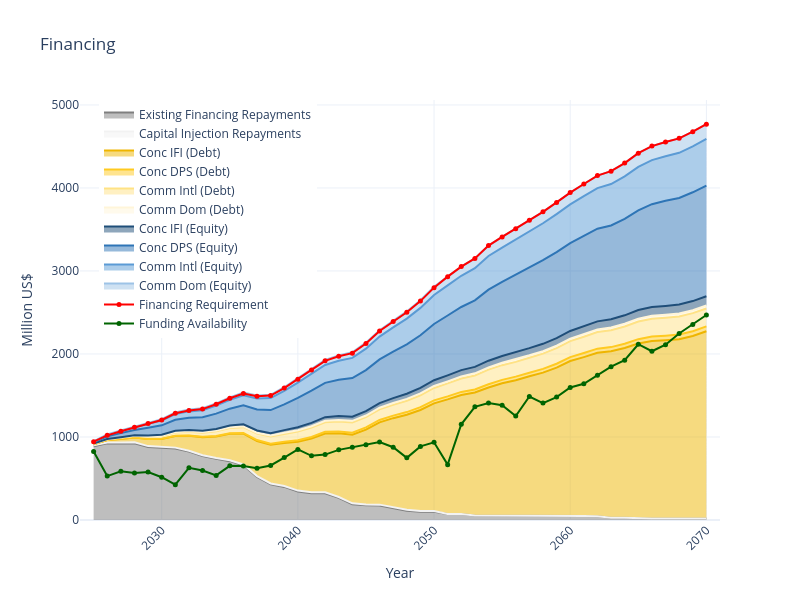

Source (notebook cell):
### Code cell
import pandas as pd
import numpy as np

years = list(dashboard_summary.columns)  # 2025, 2030, 2035, ..., 2070

# df_funding_plot = df_funding_availability_full.T.drop

df_financing_plot = pd.DataFrame({
    "Year": dashboard_summary.columns,
    "Existing Financing Repayments": list(df_financing_repayments.loc["Existing finance payments (Million USD)", years]),
    "Financing payments for construction of new energy": list(df_financing_repayments.loc["Financing payments for construction of new energy", years]),
    "Fossil fuel retirement cost": list(df_financing_repayments.loc["Financing Payments for retirement of old fossil fuel technologies", years]),
    "Capital Injection Repayments": list(df_financing_repayments.loc["Capital Injection Repayment (Million USD)", years]),
    "Conc IFI (Debt)": list(nz_needs.loc["Debt: Conc_IFI", years]),
    "Conc DPS (Debt)": list(nz_needs.loc["Debt: Conc_DPS", years]),
    "Comm Intl (Debt)": list(nz_needs.loc["Debt: Comm_Intl", years]),
    "Comm Dom (Debt)": list(nz_needs.loc["Debt: Comm_Dom", years]),
    "Conc IFI (Equity)": list(nz_needs.loc["Equity: Conc_IFI", years]),
    "Conc DPS (Equity)": list(nz_needs.loc["Equity: Conc_DPS", years]),
    "Comm Intl (Equity)": list(nz_needs.loc["Equity: Comm_Intl", years]),
    "Comm Dom (Equity)": list(nz_needs.loc["Equity: Comm_Dom", years]),

    "Financing Requirement": dashboard_summary.loc["Financing requirement", years], 
    "Funding Availability": dashboard_summary.loc["Funding availability", years]
})

# df_funding_plot.head()
stacked_cols = [
    "Existing Financing Repayments",
    # "Financing payments for construction of new energy",
    # "Fossil fuel retirement cost",
    "Capital Injection Repayments",
    "Conc IFI (Debt)",
    "Conc DPS (Debt)",
    "Comm Intl (Debt)",
    "Comm Dom (Debt)",
    "Conc IFI (Equity)",
    "Conc DPS (Equity)",
    "Comm Intl (Equity)",
    "Comm Dom (Equity)",
    ]

color_map = {
    "Existing Financing Repayments": "#7F7F7F",      # mid-grey
    "Financing payments for construction of new energy": "#a6a6a6",       # light grey
    "Fossil fuel retirement cost": "#a6a6a6",             
    "Capital Injection Repayments": "#f2f2f2",       # Gold
    "Conc IFI (Debt)": "#eeb500",                    # Orange
    "Conc DPS (Debt)": "#ffca21",                    # Orange
    "Comm Intl (Debt)": "#ffe285",                   # Deep Orange
    "Comm Dom (Debt)": "#fff5d9",                    # Copper
    "Conc IFI (Equity)": "#1f4e79",                  # Light Blue
    "Conc DPS (Equity)": "#2e75b6",                  # Mid Blue
    "Comm Intl (Equity)": "#5b9bd5",                 # Light Blue
    "Comm Dom (Equity)": "#9dc3e6",                  # Light Blue
    "Financing Requirement": "#FF0000",              # Red (line)
    "Funding Availability": "#008000"                # Green (line)
}
title = "Financing"
fig = stacked_area_fig(df_financing_plot, stacked_cols,width=800,height=600,color_map=color_map,title=title,line_plots=True)
fig.show()

### Figure 1 — Plotly figure (JSON) as saved in the notebook; plotly's stock layout.template omitted (floating-point values rounded to 4 significant figures)
{"data": [{"fillpattern": {"shape": ""}, "hovertemplate": "=Existing Financing Repayments<br>Year=%{x}<br>Million US$=%{y}<extra></extra>", "legendgroup": "Existing Financing Repayments", "line": {"color": "#7F7F7F"}, "marker": {"symbol": "circle"}, "mode": "lines", "name": "Existing Financing Repayments", "orientation": "v", "showlegend": true, "stackgroup": "1", "type": "scatter", "x": [2025, 2026, 2027, 2028, 2029, 2030, 2031, 2032, 2033, 2034, 2035, 2036, 2037, 2038, 2039, 2040, 2041, 2042, 2043, 2044, 2045, 2046, 2047, 2048, 2049, 2050, 2051, 2052, 2053, 2054, 2055, 2056, 2057, 2058, 2059, 2060, 2061, 2062, 2063, 2064, 2065, 2066, 2067, 2068, 2069, 2070], "xaxis": "x", "y": [888.6, 923.2, 922.0, 925.0, 879.9, 866.2, 861.6, 824.5, 770.6, 736.5, 708.8, 658.5, 518.4, 429.7, 398.7, 344.1, 323.0, 323.0, 266.8, 190.3, 177.2, 174.8, 140.6, 112.1, 97.92, 97.92, 73.09, 72.27, 55.52, 55.52, 52.54, 50.16, 50.16, 50.16, 50.16, 50.16, 47.29, 43.88, 26.1, 26.1, 19.16, 17.54, 17.54, 17.54, 17.54, 17.54], "yaxis": "y"}, {"fillpattern": {"shape": ""}, "hovertemplate": "=Capital Injection Repayments<br>Year=%{x}<br>Million US$=%{y}<extra></extra>", "legendgroup": "Capital Injection Repayments", "line": {"color": "#f2f2f2"}, "marker": {"symbol": "circle"}, "mode": "lines", "name": "Capital Injection Repayments", "orientation": "v", "showlegend": true, "stackgroup": "1", "type": "scatter", "x": [2025, 2026, 2027, 2028, 2029, 2030, 2031, 2032, 2033, 2034, 2035, 2036, 2037, 2038, 2039, 2040, 2041, 2042, 2043, 2044, 2045, 2046, 2047, 2048, 2049, 2050, 2051, 2052, 2053, 2054, 2055, 2056, 2057, 2058, 2059, 2060, 2061, 2062, 2063, 2064, 2065, 2066, 2067, 2068, 2069, 2070], "xaxis": "x", "y": [10.35, 10.35, 10.35, 10.35, 10.35, 10.35, 10.35, 10.35, 10.35, 10.35, 10.35, 10.35, 10.35, 10.35, 10.35, 10.35, 10.35, 10.35, 10.35, 10.35, 10.35, 10.35, 10.35, 10.35, 10.35, 10.35, 0, 0, 0, 0, 0, 0, 0, 0, 0, 0, 0, 0, 0, 0, 0, 0, 0, 0, 0, 0], "yaxis": "y"}, {"fillpattern": {"shape": ""}, "hovertemplate": "=Conc IFI (Debt)<br>Year=%{x}<br>Million US$=%{y}<extra></extra>", "legendgroup": "Conc IFI (Debt)", "line": {"color": "#eeb500"}, "marker": {"symbol": "circle"}, "mode": "lines", "name": "Conc IFI (Debt)", "orientation": "v", "showlegend": true, "stackgroup": "1", "type": "scatter", "x": [2025, 2026, 2027, 2028, 2029, 2030, 2031, 2032, 2033, 2034, 2035, 2036, 2037, 2038, 2039, 2040, 2041, 2042, 2043, 2044, 2045, 2046, 2047, 2048, 2049, 2050, 2051, 2052, 2053, 2054, 2055, 2056, 2057, 2058, 2059, 2060, 2061, 2062, 2063, 2064, 2065, 2066, 2067, 2068, 2069, 2070], "xaxis": "x", "y": [14.08, 28.96, 43.88, 57.06, 84.11, 100.3, 140.4, 178.6, 216.4, 259.0, 318.7, 370.3, 422.5, 466.8, 517.5, 588.4, 648.5, 708.1, 767.5, 827.5, 901.6, 991.7, 1076.0, 1145.0, 1217.0, 1297.0, 1380.0, 1434.0, 1480.0, 1541.0, 1595.0, 1634.0, 1681.0, 1725.0, 1786.0, 1865.0, 1915.0, 1970.0, 2006.0, 2046.0, 2107.0, 2138.0, 2148.0, 2160.0, 2199.0, 2257.0], "yaxis": "y"}, {"fillpattern": {"shape": ""}, "hovertemplate": "=Conc DPS (Debt)<br>Year=%{x}<br>Million US$=%{y}<extra></extra>", "legendgroup": "Conc DPS (Debt)", "line": {"color": "#ffca21"}, "marker": {"symbol": "circle"}, "mode": "lines", "name": "Conc DPS (Debt)", "orientation": "v", "showlegend": true, "stackgroup": "1", "type": "scatter", "x": [2025, 2026, 2027, 2028, 2029, 2030, 2031, 2032, 2033, 2034, 2035, 2036, 2037, 2038, 2039, 2040, 2041, 2042, 2043, 2044, 2045, 2046, 2047, 2048, 2049, 2050, 2051, 2052, 2053, 2054, 2055, 2056, 2057, 2058, 2059, 2060, 2061, 2062, 2063, 2064, 2065, 2066, 2067, 2068, 2069, 2070], "xaxis": "x", "y": [0.4307, 0.8863, 1.343, 1.746, 2.574, 3.069, 3.631, 4.119, 5.312, 6.778, 8.107, 9.636, 11.77, 13.35, 15.25, 17.16, 18.92, 20.71, 22.36, 24.41, 26.44, 28.55, 30.7, 32.51, 34.02, 35.23, 36.12, 36.59, 37.72, 39.36, 40.91, 42.47, 43.78, 45.35, 46.73, 47.92, 49.2, 50.26, 50.26, 51.23, 52.77, 54.01, 55.11, 55.83, 56.89, 57.78], "yaxis": "y"}, {"fillpattern": {"shape": ""}, "hovertemplate": "=Comm Intl (Debt)<br>Year=%{x}<br>Million US$=%{y}<extra></extra>", "legendgroup": "Comm Intl (Debt)", "line": {"color": "#ffe285"}, "marker": {"symbol": "circle"}, "mode": "lines", "name": "Comm Intl (Debt)", "orientation": "v", "showlegend": true, "stackgroup": "1", "type": "scatter", "x": [2025, 2026, 2027, 2028, 2029, 2030, 2031, 2032, 2033, 2034, 2035, 2036, 2037, 2038, 2039, 2040, 2041, 2042, 2043, 2044, 2045, 2046, 2047, 2048, 2049, 2050, 2051, 2052, 2053, 2054, 2055, 2056, 2057, 2058, 2059, 2060, 2061, 2062, 2063, 2064, 2065, 2066, 2067, 2068, 2069, 2070], "xaxis": "x", "y": [3.704, 7.621, 12.69, 17.63, 26.23, 31.83, 39.11, 44.44, 49.61, 56.4, 61.96, 69.94, 77.36, 85.12, 94.99, 105.9, 112.0, 115.9, 120.0, 122.9, 123.1, 126.9, 130.9, 137.1, 143.7, 150.1, 157.1, 162.1, 167.6, 175.8, 177.0, 178.1, 179.4, 183.4, 188.6, 191.7, 196.6, 200.1, 203.5, 207.9, 212.9, 215.5, 216.6, 218.0, 218.1, 216.4], "yaxis": "y"}, {"fillpattern": {"shape": ""}, "hovertemplate": "=Comm Dom (Debt)<br>Year=%{x}<br>Million US$=%{y}<extra></extra>", "legendgroup": "Comm Dom (Debt)", "line": {"color": "#fff5d9"}, "marker": {"symbol": "circle"}, "mode": "lines", "name": "Comm Dom (Debt)", "orientation": "v", "showlegend": true, "stackgroup": "1", "type": "scatter", "x": [2025, 2026, 2027, 2028, 2029, 2030, 2031, 2032, 2033, 2034, 2035, 2036, 2037, 2038, 2039, 2040, 2041, 2042, 2043, 2044, 2045, 2046, 2047, 2048, 2049, 2050, 2051, 2052, 2053, 2054, 2055, 2056, 2057, 2058, 2059, 2060, 2061, 2062, 2063, 2064, 2065, 2066, 2067, 2068, 2069, 2070], "xaxis": "x", "y": [0.6119, 1.259, 1.908, 2.48, 3.656, 4.36, 5.158, 5.812, 6.513, 7.546, 8.389, 9.595, 10.75, 11.84, 13.27, 15.04, 16.61, 17.74, 18.58, 19.09, 19.65, 20.37, 20.93, 21.46, 22.29, 23.37, 24.57, 25.51, 26.37, 27.74, 28.31, 29.09, 29.55, 29.55, 29.73, 30.08, 31.11, 31.97, 32.65, 33.53, 34.64, 35.42, 35.64, 35.64, 35.69, 35.92], "yaxis": "y"}, {"fillpattern": {"shape": ""}, "hovertemplate": "=Conc IFI (Equity)<br>Year=%{x}<br>Million US$=%{y}<extra></extra>", "legendgroup": "Conc IFI (Equity)", "line": {"color": "#1f4e79"}, "marker": {"symbol": "circle"}, "mode": "lines", "name": "Conc IFI (Equity)", "orientation": "v", "showlegend": true, "stackgroup": "1", "type": "scatter", "x": [2025, 2026, 2027, 2028, 2029, 2030, 2031, 2032, 2033, 2034, 2035, 2036, 2037, 2038, 2039, 2040, 2041, 2042, 2043, 2044, 2045, 2046, 2047, 2048, 2049, 2050, 2051, 2052, 2053, 2054, 2055, 2056, 2057, 2058, 2059, 2060, 2061, 2062, 2063, 2064, 2065, 2066, 2067, 2068, 2069, 2070], "xaxis": "x", "y": [1.657, 3.409, 5.166, 6.717, 9.901, 11.81, 13.97, 15.54, 17.06, 19.46, 21.36, 24.09, 26.65, 29.15, 32.58, 37.02, 40.84, 43.41, 46.09, 48.97, 52.06, 55.38, 58.82, 62.5, 66.33, 69.31, 72.08, 74.57, 77.09, 79.8, 81.84, 84.11, 86.39, 88.51, 90.74, 92.73, 94.89, 96.95, 98.9, 100.7, 102.6, 104.5, 106.3, 107.8, 109.6, 111.5], "yaxis": "y"}, {"fillpattern": {"shape": ""}, "hovertemplate": "=Conc DPS (Equity)<br>Year=%{x}<br>Million US$=%{y}<extra></extra>", "legendgroup": "Conc DPS (Equity)", "line": {"color": "#2e75b6"}, "marker": {"symbol": "circle"}, "mode": "lines", "name": "Conc DPS (Equity)", "orientation": "v", "showlegend": true, "stackgroup": "1", "type": "scatter", "x": [2025, 2026, 2027, 2028, 2029, 2030, 2031, 2032, 2033, 2034, 2035, 2036, 2037, 2038, 2039, 2040, 2041, 2042, 2043, 2044, 2045, 2046, 2047, 2048, 2049, 2050, 2051, 2052, 2053, 2054, 2055, 2056, 2057, 2058, 2059, 2060, 2061, 2062, 2063, 2064, 2065, 2066, 2067, 2068, 2069, 2070], "xaxis": "x", "y": [15.78, 32.46, 49.19, 63.95, 94.28, 112.4, 133.0, 148.0, 162.4, 185.3, 203.4, 229.4, 253.8, 277.5, 310.3, 352.5, 388.9, 413.3, 438.8, 466.3, 495.8, 527.3, 560.1, 595.1, 633.3, 677.6, 720.7, 760.9, 801.5, 856.2, 894.1, 935.6, 972.2, 1008.0, 1036.0, 1057.0, 1087.0, 1116.0, 1130.0, 1162.0, 1202.0, 1239.0, 1266.0, 1284.0, 1311.0, 1332.0], "yaxis": "y"}, {"fillpattern": {"shape": ""}, "hovertemplate": "=Comm Intl (Equity)<br>Year=%{x}<br>Million US$=%{y}<extra></extra>", "legendgroup": "Comm Intl (Equity)", "line": {"color": "#5b9bd5"}, "marker": {"symbol": "circle"}, "mode": "lines", "name": "Comm Intl (Equity)", "orientation": "v", "showlegend": true, "stackgroup": "1", "type": "scatter", "x": [2025, 2026, 2027, 2028, 2029, 2030, 2031, 2032, 2033, 2034, 2035, 2036, 2037, 2038, 2039, 2040, 2041, 2042, 2043, 2044, 2045, 2046, 2047, 2048, 2049, 2050, 2051, 2052, 2053, 2054, 2055, 2056, 2057, 2058, 2059, 2060, 2061, 2062, 2063, 2064, 2065, 2066, 2067, 2068, 2069, 2070], "xaxis": "x", "y": [8.216, 16.91, 25.61, 33.3, 49.1, 58.54, 69.26, 77.08, 84.57, 96.48, 105.9, 119.4, 132.2, 144.5, 161.6, 183.6, 202.5, 215.2, 228.5, 242.8, 258.2, 274.6, 291.7, 309.9, 329.8, 349.4, 363.4, 375.6, 388.5, 405.8, 412.5, 424.1, 433.7, 444.5, 457.9, 466.8, 479.7, 489.5, 499.4, 511.8, 523.7, 530.5, 535.7, 544.0, 553.4, 563.4], "yaxis": "y"}, {"fillpattern": {"shape": ""}, "hovertemplate": "=Comm Dom (Equity)<br>Year=%{x}<br>Million US$=%{y}<extra></extra>", "legendgroup": "Comm Dom (Equity)", "line": {"color": "#9dc3e6"}, "marker": {"symbol": "circle"}, "mode": "lines", "name": "Comm Dom (Equity)", "orientation": "v", "showlegend": true, "stackgroup": "1", "type": "scatter", "x": [2025, 2026, 2027, 2028, 2029, 2030, 2031, 2032, 2033, 2034, 2035, 2036, 2037, 2038, 2039, 2040, 2041, 2042, 2043, 2044, 2045, 2046, 2047, 2048, 2049, 2050, 2051, 2052, 2053, 2054, 2055, 2056, 2057, 2058, 2059, 2060, 2061, 2062, 2063, 2064, 2065, 2066, 2067, 2068, 2069, 2070], "xaxis": "x", "y": [2.297, 4.726, 7.16, 9.31, 13.72, 16.36, 19.36, 21.55, 23.64, 26.97, 29.61, 33.39, 36.94, 40.4, 45.17, 51.31, 56.61, 60.17, 63.88, 67.87, 72.17, 76.76, 81.53, 86.63, 92.2, 98.64, 104.9, 110.8, 116.7, 124.6, 128.3, 132.0, 134.9, 137.9, 140.3, 142.8, 146.6, 150.6, 154.8, 159.2, 165.1, 169.3, 171.7, 174.1, 176.1, 177.2], "yaxis": "y"}, {"line": {"color": "red", "width": 2}, "marker": {"color": "red", "size": 5}, "mode": "lines+markers", "name": "Financing Requirement", "type": "scatter", "x": [2025, 2026, 2027, 2028, 2029, 2030, 2031, 2032, 2033, 2034, 2035, 2036, 2037, 2038, 2039, 2040, 2041, 2042, 2043, 2044, 2045, 2046, 2047, 2048, 2049, 2050, 2051, 2052, 2053, 2054, 2055, 2056, 2057, 2058, 2059, 2060, 2061, 2062, 2063, 2064, 2065, 2066, 2067, 2068, 2069, 2070], "y": [943.3, 1019.0, 1069.0, 1117.0, 1163.0, 1205.0, 1285.0, 1320.0, 1336.0, 1394.0, 1466.0, 1524.0, 1490.0, 1498.0, 1589.0, 1695.0, 1808.0, 1918.0, 1972.0, 2010.0, 2126.0, 2276.0, 2391.0, 2502.0, 2637.0, 2799.0, 2932.0, 3053.0, 3151.0, 3306.0, 3410.0, 3510.0, 3611.0, 3713.0, 3826.0, 3944.0, 4048.0, 4149.0, 4202.0, 4299.0, 4419.0, 4504.0, 4553.0, 4598.0, 4677.0, 4769.0]}, {"line": {"color": "darkgreen", "width": 2}, "marker": {"color": "darkgreen", "size": 5}, "mode": "lines+markers", "name": "Funding Availability", "type": "scatter", "x": [2025, 2026, 2027, 2028, 2029, 2030, 2031, 2032, 2033, 2034, 2035, 2036, 2037, 2038, 2039, 2040, 2041, 2042, 2043, 2044, 2045, 2046, 2047, 2048, 2049, 2050, 2051, 2052, 2053, 2054, 2055, 2056, 2057, 2058, 2059, 2060, 2061, 2062, 2063, 2064, 2065, 2066, 2067, 2068, 2069, 2070], "y": [826.4, 529.1, 585.8, 565.5, 578.1, 515.5, 426.1, 628.7, 595.8, 537.0, 652.7, 650.1, 622.2, 657.1, 752.0, 850.5, 773.0, 787.7, 845.0, 875.2, 905.9, 938.9, 876.4, 748.6, 886.8, 935.8, 667.0, 1153.0, 1363.0, 1409.0, 1383.0, 1253.0, 1488.0, 1409.0, 1481.0, 1597.0, 1641.0, 1742.0, 1847.0, 1925.0, 2117.0, 2033.0, 2111.0, 2247.0, 2355.0, 2470.0]}], "layout": {"height": 600, "legend": {"orientation": "v", "title": {"text": ""}, "tracegroupgap": 0, "x": 0.2, "xanchor": "center", "y": 1, "yanchor": "top"}, "title": {"text": "Financing"}, "width": 800, "xaxis": {"anchor": "y", "domain": [0, 1], "range": [2024, 2071], "tickangle": -45, "title": {"text": "Year"}}, "yaxis": {"anchor": "x", "domain": [0, 1], "title": {"text": "Million US$"}}}}
